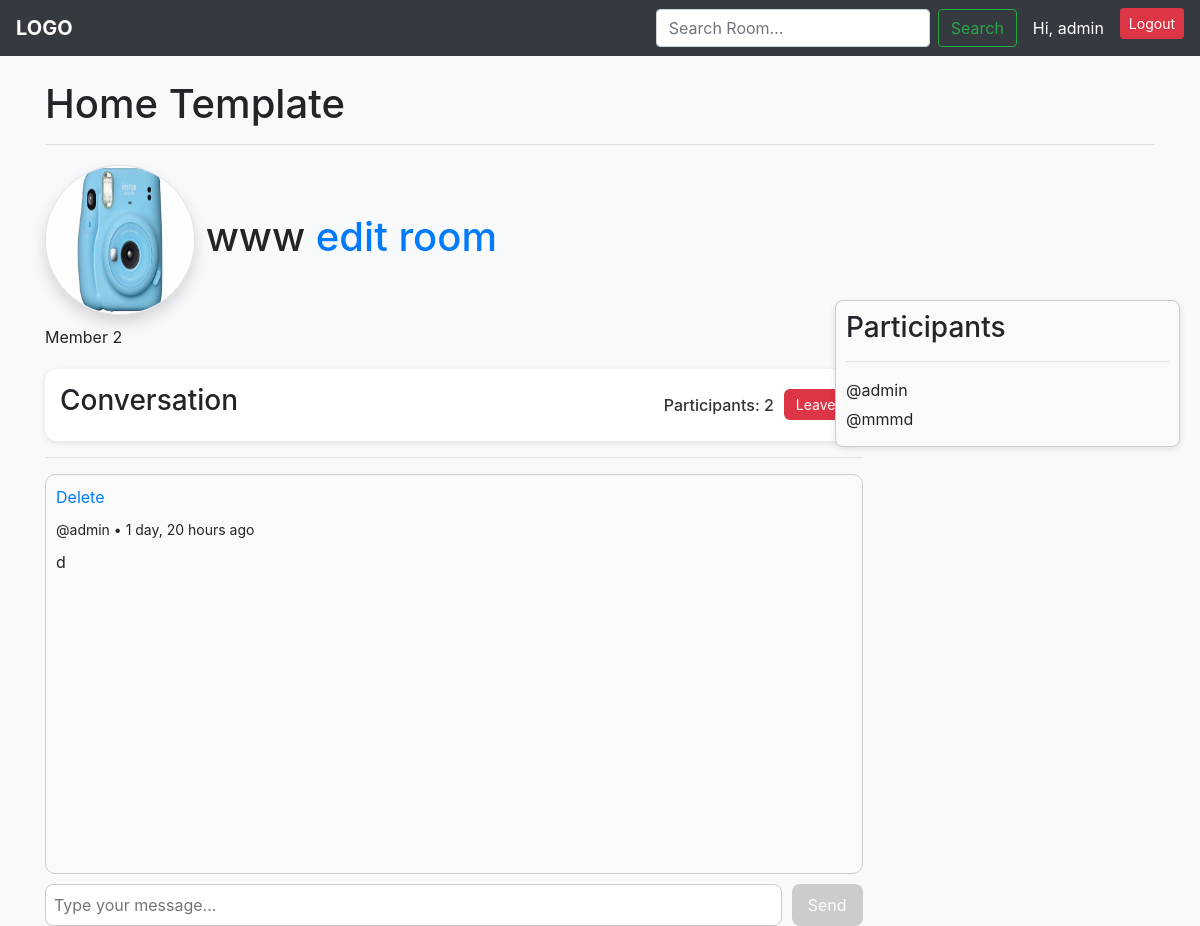
The page /chat/room/42/ (signed in) on the database its author committed.
### chat_room/models.py (models this page shows, shortened)
class Room(models.Model):
    topic = models.ForeignKey(Topic,on_delete=models.SET_NULL,null=True)
    host = models.ForeignKey(User,on_delete=models.SET_NULL,null=True)
    name = models.CharField(max_length=250,)
    participants = models.ManyToManyField(User,related_name="participants",blank=True)
    description = models.TextField(blank=True,null=True)
    update = models.DateTimeField(auto_now=True)
    created = models.DateTimeField(auto_now_add=True)
    image = models.ImageField(upload_to="room/image",blank=True,null=True)
    class Meta:
        ordering = ['-update','-created']

class Message(models.Model):
    user = models.ForeignKey(User,on_delete=models.CASCADE)
    room = models.ForeignKey(Room,on_delete=models.CASCADE)
    body = models.TextField()
    updated = models.DateTimeField(auto_now=True)
    created = models.DateTimeField(auto_now_add=True)

### chat_room/views.py (the view, shortened to what this page needs)
# urls.py: path("chat/room/<int:pk>/",views.caht_rooms,name="chat_room"),
def caht_rooms(request,pk):
    rooms = Room.objects.get(id=pk)
    room_messages = rooms.message_set.all()
    participants = rooms.participants.all()
    number = rooms.participants.count()
    return render(request,"room/chat_room.html",{'room':rooms,'room_messages':room_messages,'participants':participants,'member':number})

### templates/room/chat_room.html (shortened to what this page needs)
{% extends "base.html" %}
{% load static %}
{% block content %}
<div class="room-container">
    <div>
        <h1 style="margin-bottom: 10px;">
            {% if room.image%}
            <img src="{{ room.image.url }}"
             alt="Room Image"
             height="150"
             width="150"
             class="rounded-circle border shadow"> {{ room.name }} <a href="{% url 'update_room' room.id %}"><span>edit room</span></a>
            {% else %}
            {{ room.name }}
            {% endif %}
        </h1>
        <span>Member {{ member }}</span>
        <div class="comment-wrapper">
            <div class="conversation-header">
                <h3>Conversation</h3>
                <div class="header-right" >
                    <span class="participants-count">Participants: {{ participants.count }}</span>
                    {% if request.user in participants %}
                    <form action="{% url 'leave' room.id %}" method="post" class="inline-form">
                        <input type="submit" value="Leave" class="leave-btn">
                    </form>
                    {% else %}
                    <form action="{% url 'join' room.id %}" method="post" class="inline-form">
                        {% csrf_token %}
                        <input type="submit" value="Join" class="join-btn">
                    </form>
                    {% endif %}
                </div>
            </div>
        </div>
            <hr>
            <div id="messagesWrapper">
                <div id="messagesContainer">
                    {% for message in room_messages %}
                        {% if request.user == message.user %}
                        <a href="{% url 'delete_message' message.id %}" class="delete-link">Delete</a>
                        {% endif %}
                        <small>@{{ message.user }} • {{ message.created|timesince }} ago</small>
                        <p>{{ message.body }}</p>
                    {% empty %}
                    <p style="color:#777;">No messages yet. Be the first to say something!</p>
                    {% endfor %}
                </div>
            </div>
            <div>
            {% if request.user.is_authenticated %}
                {% if request.user in participants %}
                <form id="messageForm" method="POST" action="{% url 'chat_room' room.id %}" >
                    <input type="text" name="body" id="messageInput" placeholder="Type your message..." autocomplete="off">
                    <button type="submit" id="sendBtn" disabled>Send</button>
                </form>
                {% endif %}
            {% else %}
                <a href="{% url 'login_register' %}">Login</a>
            {% endif %}
            </div>
        </div>
    </div>
    <div class="participants">
        <h3>Participants</h3>
        <hr>
        {% for user in participants %}
        <p>@{{ user.username }}</p>
        {% empty %}
        <p style="color:#777;">No participants yet.</p>
        {% endfor %}
    </div>
</div>
{% endblock content %}

### templates/navbar.html
<nav class="navbar navbar-expand-lg navbar-dark bg-dark">
    <a class="navbar-brand font-weight-bold" href="{% url 'rooms' %}">LOGO</a>
    <form class="form-inline my-2 my-lg-0 ml-auto" method="GET" action="{% url 'rooms' %}">
      <input class="form-control mr-sm-2" type="search" name="q" placeholder="Search Room..." aria-label="Search">
      <button class="btn btn-outline-success my-2 my-sm-0" type="submit">Search</button>
    </form>
    <ul class="navbar-nav ml-3">
      {% if request.user.is_authenticated %}
        <li class="nav-item">
          <span class="navbar-text text-white mr-3">Hi, <a href="{% url 'profile' user.id %}">{{ request.user.username }}</span>
        </li>
        <li class="nav-item">
          <a class="btn btn-danger btn-sm" href="{% url 'logout' %}">Logout</a>
        </li>
      {% else %}
        <li class="nav-item">
          <a class="btn btn-success btn-sm" href="{% url 'login_register' %}">Login</a>
        </li>
      {% endif %}
    </ul>
  </nav>

### templates/room/chat_room.html (style rules this page uses)
.room-container { display: grid; grid-template-columns: 3fr 1fr ; gap: 20px; margin-top: 20px; }
.participants { background: #fff; padding: 15px; border-radius: 12px; box-shadow: 0 2px 6px rgba(0,0,0,0.1); height: fit-content; }
.comment-wrapper { background: #fff; padding: 15px; border-radius: 12px; box-shadow: 0 2px 6px rgba(0,0,0,0.1); }
#messageForm { display: flex; gap: 10px; margin-top: 10px; }
#messageInput { flex: 1; padding: 8px; border-radius: 8px; border: 1px solid #ccc; }
#sendBtn { padding: 8px 16px; border: none; background: #007BFF; color: white; border-radius: 8px; cursor: pointer; }
#sendBtn:disabled { background: #ccc; cursor: not-allowed; }
#messagesWrapper { height: 400px; border: 1px solid #ccc; border-radius: 10px; padding: 10px; background: #fafafa; overflow-y: auto; }
#messagesContainer { display: flex; flex-direction: column; gap: 10px; }
.conversation-header { display: flex; justify-content: space-between; align-items: center; }
.header-right { display: flex; align-items: center; gap: 10px; }
.participants-count { font-weight: 500; color: #333; }
.inline-form { display: inline-block; }
.header-right { margin-left: auto; display: flex; align-items: center; gap: 10px; }
.join-btn, .leave-btn { padding: 5px 12px; border: none; border-radius: 6px; cursor: pointer; font-size: 14px; }
.leave-btn { background-color: #dc3545; color: white; }
.participants { position: absolute; top: 300px; right: 20px; width: 345px; border: 1px solid #ccc; border-radius: 8px; padding: 10px; background: #fafafa; }
.participants h3 { margin-top: 0; }
.participants p { margin: 5px 0; }

### rows shown on the page
Room: image (picture), name "www"
Message: shows "Delete", user "admin", created "1 day, 20 hours", body "d"

### other values the page prints
{{ request.user.username }} "admin"
{{ member }} "2"
{{ participants.count }} "2"
{{ user.username }} "admin"
{{ user.username }} "mmmd"
